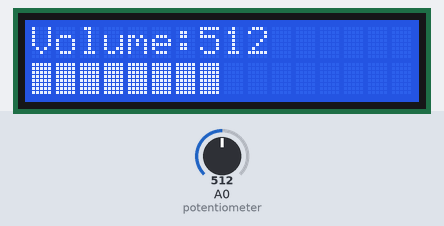
The sketch below on a simulated Arduino Uno, built with avr-gcc and run on an emulated ATmega328P. Shown: 16×2 character LCD. The inputs (shaded band) are chosen by the test bench; at power-on: A0 (potentiometer) = 512.

Above: at 1.3 s.
1.4 s: A0 (potentiometer) set to 716
At 1.77 s:
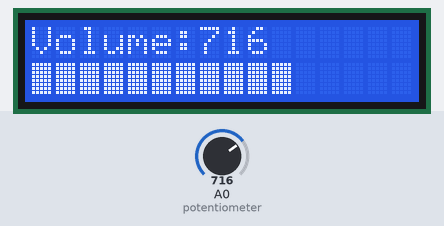
3.8 s: A0 (potentiometer) set to 900
At 4.05 s:
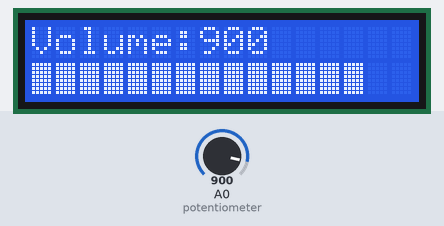
6.5 s: A0 (potentiometer) set to 1023
At 6.75 s:
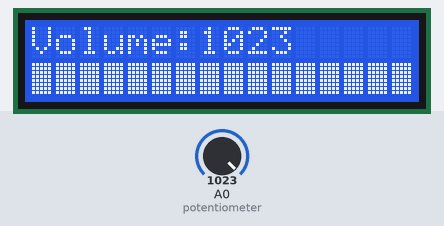
9.3 s: A0 (potentiometer) set to 306
At 9.67 s:
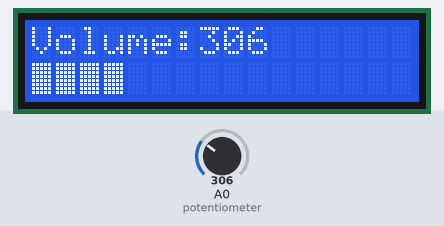
12.1 s: A0 (potentiometer) set to 122
At 12.33 s:
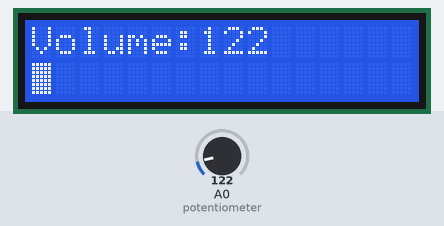
14.8 s: A0 (potentiometer) set to 0
At 15.19 s:
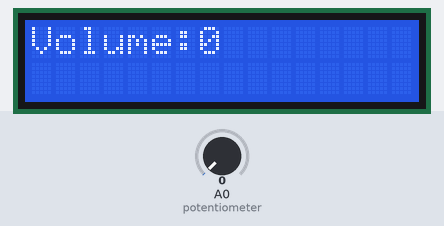

Measured:
- after the input at 1.4 s, the display: changes after 0.17 s (image 1)
- after the input at 3.8 s, the display: changes after 0.05 s (image 2)
- after the input at 6.5 s, the display: changes after 0.05 s (image 3)
- after the input at 9.3 s, the display: first differs from a run without the input after 0.17 s (image 4)
- after the input at 14.8 s, the display: first differs from a run without the input after 0.19 s (image 6)
- what the display in image 0 shows lasts 0.4 s, from 1.0 s to 1.4 s

The sketch:

workingteestvolumerocker22.ino
```cpp
#include <Wire.h>

#include <LiquidCrystal.h>
LiquidCrystal lcd(11, 10, 5, 4, 3, 2);


void setup() {

  lcd.begin(16, 2);
  Serial.begin(9600);
  lcd.begin(16,2);


}

void loop() {
  int value = analogRead(A0); // read of potentiometer value
  int nivel = map(value, 0, 1000, 0, 16);

  lcd.setCursor(0,0);
  lcd.print("Volume:");
  lcd.setCursor(7,0);
  lcd.print(value);
  for (int i=0;i<nivel;i++){
    lcd.setCursor(i, 1);
    lcd.print(char(255));
  }

  delay(200);
  lcd.clear();

}
```
